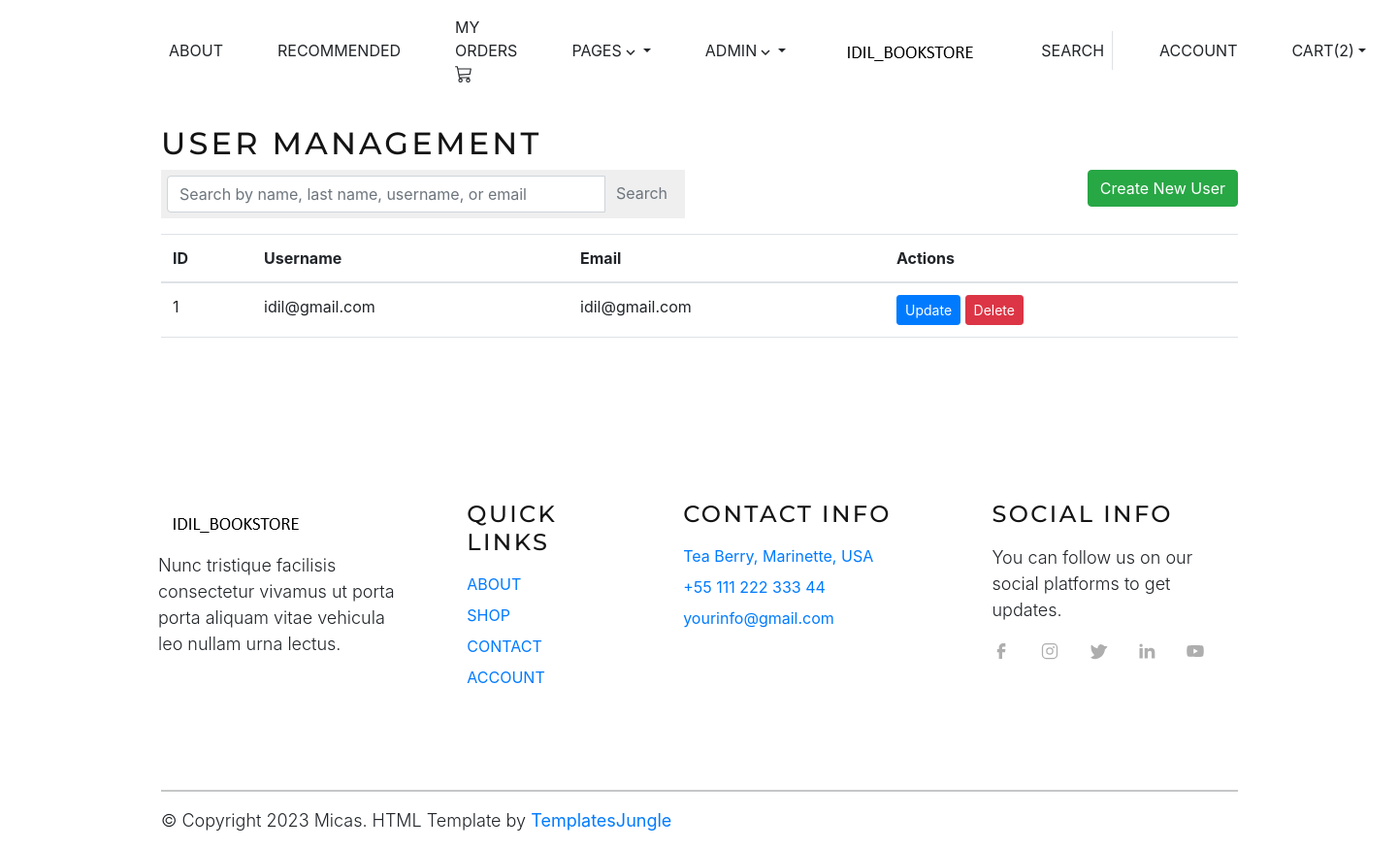
The app's page /usermanagement, older data.
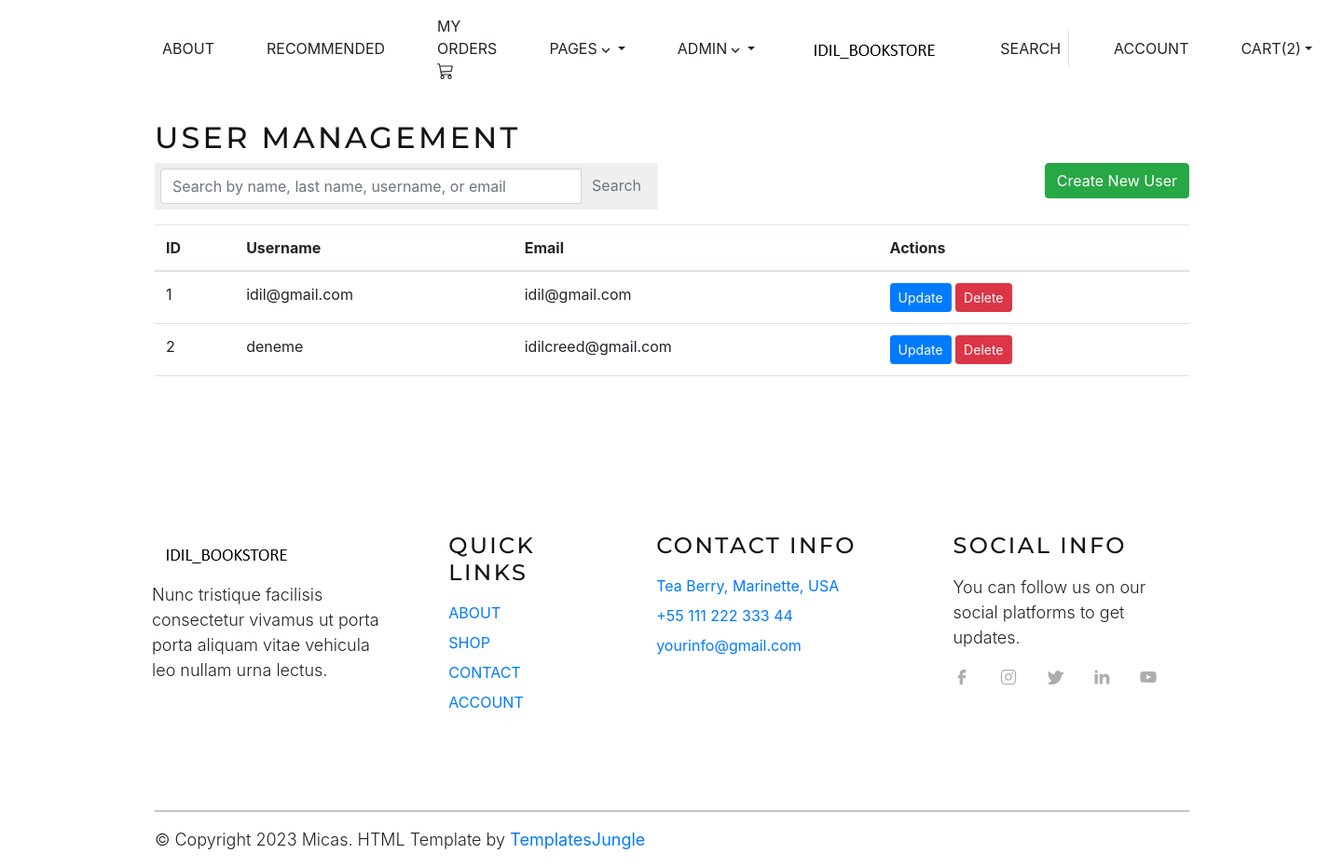
The same page, newer data.
### onlinebookstore/models/user_model.py (models this page shows, shortened)
class User(UserMixin, db.Model):
    __tablename__ = 'user'
    id = db.Column(db.Integer, primary_key=True)
    username = db.Column(db.String(50), unique=True, nullable=False)
    password = db.Column(db.String(100), nullable=False)
    role_id = db.Column(db.Integer)
    first_name = db.Column(db.String(150))
    last_name = db.Column(db.String(150))
    email = db.Column(db.String(150), unique=True)
    cuser = db.Column(db.Integer, db.ForeignKey('user.id'))
    cdate = db.Column(db.DateTime, default=datetime.utcnow)
    uuser = db.Column(db.Integer, db.ForeignKey('user.id'))
    udate = db.Column(db.DateTime, default=datetime.utcnow, onupdate=datetime.utcnow)

### onlinebookstore/controllers/usercontroller.py (the view)
@usercontroller.route('/usermanagement')
def usermanagement():
    users = User.query.all()
    return render_template('usermanagement.html', users=users,  user=current_user)

### onlinebookstore/templates/usermanagement.html (shortened to what this page needs)
{% extends "index.html" %}
{% block content %}
<div class="container mt-4">
    <h2>User Management</h2>
    <div class="row mb-3">
        <div class="col-md-6">
            <div class="input-group">
                <input type="text" class="form-control" id="searchInput" placeholder="Search by name, last name, username, or email">
                <div class="input-group-append">
                    <button class="btn btn-outline-secondary" type="button" id="searchBtn">Search</button>
                </div>
            </div>
        </div>
        <div class="col-md-6 text-right">
            <a href="/createuser" class="btn btn-success" id="createUserBtn">Create New User</a>
        </div>
    </div>
    <table class="table" id="userTable">
        <thead>
            <tr>
                <th>ID</th>
                <th>Username</th>
                <th>Email</th>
                <th>Actions</th>
            </tr>
        </thead>
        <tbody>
            {% for user in users %}
            <tr>
                <td>{{ user.id }}</td>
                <td>{{ user.username }}</td>
                <td>{{ user.email }}</td>
                <td>
                    <button class="btn btn-primary btn-sm updateBtn" data-id="{{ user.id }}">Update</button>
                    <button class="btn btn-danger btn-sm deleteBtn" data-id="{{ user.id }}">Delete</button>
                </td>
            </tr>
            {% endfor %}
        </tbody>
    </table>
</div>
{% endblock %}

### onlinebookstore/templates/index.html (shortened to what this page needs)
<!DOCTYPE html>
<html>
  <head>
    <link rel="stylesheet" type="text/css" href="/static/css/vendor.css">
    <link rel="stylesheet" type="text/css" href="/static/css/bootstrap.min.css">
    <link rel="stylesheet" type="text/css" href="/static/css/style.css">
    <link rel="stylesheet" href="https://stackpath.bootstrapcdn.com/bootstrap/4.3.1/css/bootstrap.min.css">
    <link rel="stylesheet" href="https://cdn.datatables.net/1.11.5/css/jquery.dataTables.min.css">
  </head>
  <body>
    <header id="header" class="site-header bg-white">
      <nav id="header-nav" class="navbar navbar-expand-lg px-3">
        <div class="container">
          <div class="offcanvas offcanvas-end" tabindex="-1" id="bdNavbar" aria-labelledby="bdNavbarOffcanvasLabel">
            <div class="offcanvas-body">
              <ul id="navbar" class="navbar-nav w-100 d-flex justify-content-between align-items-center">
                <ul class="list-unstyled d-lg-flex justify-content-md-between align-items-center">
                  <li class="nav-item">
                    <a class="nav-link text-uppercase ms-0" href="/about">About</a>
                  </li>
                  <li class="nav-item">
                    <a class="nav-link text-uppercase ms-0" href="/recommended">Recommended</a>
                  </li>
                  <li class="nav-item">
                    <a class="nav-link text-uppercase ms-0" href="/myorders" target="_blank">My Orders<svg class="bi mb-1" width="18" height="18"><use xlink:href="#cart-outline"></use></svg></a>
                  </li>
                  <li class="nav-item dropdown">
                    <a class="nav-link text-uppercase dropdown-toggle ms-0" data-bs-toggle="dropdown" href="#" role="button" aria-expanded="false">Pages<svg class="bi" width="18" height="18"><use xlink:href="#chevron-down"></use></svg></a>
                  </li>
                  <li class="nav-item dropdown">
                    <a class="nav-link text-uppercase dropdown-toggle ms-0" data-bs-toggle="dropdown" href="#" role="button" aria-expanded="false">Admin<svg class="bi" width="18" height="18"><use xlink:href="#chevron-down"></use></svg></a>
                  </li>
                </ul>
                <a class="navbar-brand d-none d-lg-block me-0" href="/">
                  <img src="/static/images/main-logo.png" class="logo">
                </a>
                <ul class="list-unstyled d-lg-flex justify-content-between align-items-center">
                  <li class="nav-item search-item">
                    <div id="search-bar" class="border-right d-none d-lg-block">
                      <form action="" autocomplete="on">
                        <input id="search" class="text-dark" name="search" type="text" placeholder="Search Here...">
                        <a type="submit" class="nav-link text-uppercase me-0" href="#">Search</a>
                      </form>
                    </div>
                  </li>
                  <li class="nav-item">
                    <a class="nav-link text-uppercase me-0" href="/logout">Account</a>
                  </li>
                  <li class="cart-dropdown nav-item dropdown">
                    <a class="nav-link text-uppercase dropdown-toggle me-0" data-bs-toggle="dropdown" href="#" role="button" aria-expanded="false">Cart(2)</a>
                  </li>
                  <li class="nav-item dropdown no-arrow">
                </li>
                </ul>
              </ul>
            </div>
          </div>
        </div>
      </nav>
    </header>
    {% block content %}
        {% endblock %}
    <footer id="footer" class="overflow-hidden padding-xlarge pb-0">
      <div class="container">
        <div class="row">
          <div class="footer-top-area pb-5">
            <div class="row d-flex flex-wrap justify-content-between">
              <div class="col-lg-3 col-sm-6 pb-3">
                <div class="footer-menu">
                  <img src="/static/images/main-logo.png" alt="logo" class="mb-2">
                  <p>Nunc tristique facilisis consectetur vivamus ut porta porta aliquam vitae vehicula leo nullam urna lectus.</p>
                </div>
              </div>
              <div class="col-lg-2 col-sm-6 pb-3">
                <div class="footer-menu">
                  <h4 class="widget-title pb-2">Quick Links</h4>
                  <ul class="menu-list list-unstyled">
                    <li class="menu-item text-uppercase pb-2">
                      <a href="about.html">About</a>
                    </li>
                    <li class="menu-item text-uppercase pb-2">
                      <a href="shop.html">Shop</a>
                    </li>
                    <li class="menu-item text-uppercase pb-2">
                      <a href="contact.html">Contact</a>
                    </li>
                    <li class="menu-item text-uppercase pb-2">
                      <a href="/logout">Account</a>
                    </li>
                  </ul>
                </div>
              </div>
              <div class="col-lg-3 col-sm-6 pb-3">
                <div class="footer-menu contact-item">
                  <h4 class="widget-title pb-2">Contact info</h4>
                  <ul class="menu-list list-unstyled">
                    <li class="menu-item pb-2">
                      <a href="#">Tea Berry, Marinette, USA</a>
                    </li>
                    <li class="menu-item pb-2">
                      <a href="#">+55 111 222 333 44</a>
                    </li>
                    <li class="menu-item pb-2">
                      <a href="mailto:">yourinfo@gmail.com</a>
                    </li>
                  </ul>
                </div>
              </div>
              <div class="col-lg-3 col-sm-6 pb-3">
                <div class="footer-menu">
                  <h4 class="widget-title pb-2">Social info</h4>
                  <p>You can follow us on our social platforms to get updates.</p>
                  <div class="social-links">
                    <ul class="d-flex list-unstyled">
                      <li>
                        <a href="#">
                          <svg class="facebook">
                            <use xlink:href="#facebook">
                          </svg>
                        </a>
                      </li>
                      <li>
                        <a href="#">
                          <svg class="instagram">
                            <use xlink:href="#instagram">
                          </svg>
                        </a>
                      </li>
                      <li>
                        <a href="#">
                          <svg class="twitter">
                            <use xlink:href="#twitter">
                          </svg>
                        </a>
                      </li>
                      <li>
                        <a href="#">
                          <svg class="linkedin">
                            <use xlink:href="#linkedin">
                          </svg>
                        </a>
                      </li>
                      <li>
                        <a href="#">
                          <svg class="youtube">
                            <use xlink:href="#youtube">
                          </svg>
                        </a>
                      </li>
                    </ul>
                  </div>
                </div>
              </div>
            </div>
          </div>
        </div>
        <hr>
      </div>
    </footer>
    <div id="footer-bottom">
      <div class="container">
        <div class="row d-flex flex-wrap justify-content-between">
          <div class="col-12">
            <div class="copyright">
              <p>© Copyright 2023 Micas. HTML Template by <a href="https://templatesjungle.com/" target="_blank"><b>TemplatesJungle</b></a></p>
            </div>
          </div>
        </div>
      </div>
    </div>
  </body>
</html>

### onlinebookstore/static/css/style.css (style rules this page uses)
:root { --accent-color: #777777; --light-color: #fff; --black-color: #141414; --gray-color: #F3F3F3; --gray-color-300: #F7F7F7; --gray-color-400: #EFEFEF; --gray-color-500: #AEAEAE; --gray-color-600: #999999; --gray-color-800: #3A3A3A; --light-gray-color: #D7DDDF; --primary-color: #DCAE84; --bs-primary-rgb: 220,174,132; --bs-secondary-rgb: 154,154,154; --dark-color: #212529; --light-blue-color: #EDF1F3; --navbar-color-color: #131814; --swiper-theme-color: #4A4A4A; --swiper-pagination-color: #4A4A4A; }
:root { --body-font : "Lato", sans-serif; --heading-font : "Montserrat", sans-serif; }
*, *::before, *::after { -webkit-box-sizing: border-box; -moz-box-sizing: border-box; box-sizing: border-box; }
html { box-sizing: border-box; }
body { background-color: var(--light-color); font-family: var(--body-font); font-size: 1.125rem; font-weight: 500; line-height: 1.6; margin: 0; }
h1,h2,h3,h4,h5,h6 { font-family: var(--heading-font); font-weight: 300; letter-spacing: 0.1em; text-transform: uppercase; color: var(--black-color); }
h2 { font-size: 4.5rem; }
h4 { font-size: 1.25rem; line-height: 127%; }
p { text-transform: none; letter-spacing: normal; font-size: 1.125rem; font-weight: 300; color: var(--light-dark); }
ul { color: var(--light-dark); }
a { color: var(--dark-color); text-decoration: none; transition: 0.3s color ease-out; }
.padding-xlarge { padding-top: 9.5em; padding-bottom: 9.5em; }
.btn { font-size: 1.125rem; font-weight: 500; text-transform: capitalize; color: var(--black-color); height: fit-content; padding: 0; border-radius: 0; transition: 0.3s ease-in; }
.btn-primary { background-color: var(--primary-color); color: var(--light-color); padding: 10px 22px; border: 0; transition: 0.3s ease; }
textarea, select, input { padding: 8px 0; background: none; border-top: none; border-right: none; border-left: none; border-image: initial; border-bottom: 1px solid var(--black-color); outline: none; }
.form-control { font-size: inherit; font-weight: inherit; line-height: 1.5; color: var(--black-color); background: none; border: none; box-shadow: none; padding: 0; }
.form-control::placeholder { color: var(--gray-color-600); }
#search-bar { position: relative; }
#search-bar input[type="text"] { color: var(--dark-gray-color); height: 40px; display: inline-block; border: none; outline: none; padding-right: 74px; width: 0px; position: absolute; top: 0; right: 0; background: none; z-index: 3; transition: width .4s cubic-bezier(0.000, 0.795, 0.000, 1.000); cursor: pointer; }
.site-header { width: 100%; background-color: var(--white-color); }
.navbar-nav .nav-item a.nav-link { margin-right: 80px; margin-left: 80px; color: var(--dark-color); }
.dropdown-toggle::after { display: none; }
#header-nav .offcanvas-end { width: 70%; border: none; }
@media only screen and (max-width: 1450px) { .navbar-nav .nav-item a.nav-link { margin-right: 40px; margin-left: 40px; } }
.social-links svg { width: 20px; height: 20px; color: var(--gray-color-500); transition: 0.3s ease; }
.social-links li { padding-right: 30px; }
.input-group { padding: 6px; background-color: var(--gray-color-400); }
.input-group button { border: none; }
.table>:not(caption)>*>* { padding: 1.5rem; }

Row changes from the older to the newer data that the page shows:
added User: id "2", username "deneme", email "idilcreed@gmail.com"
